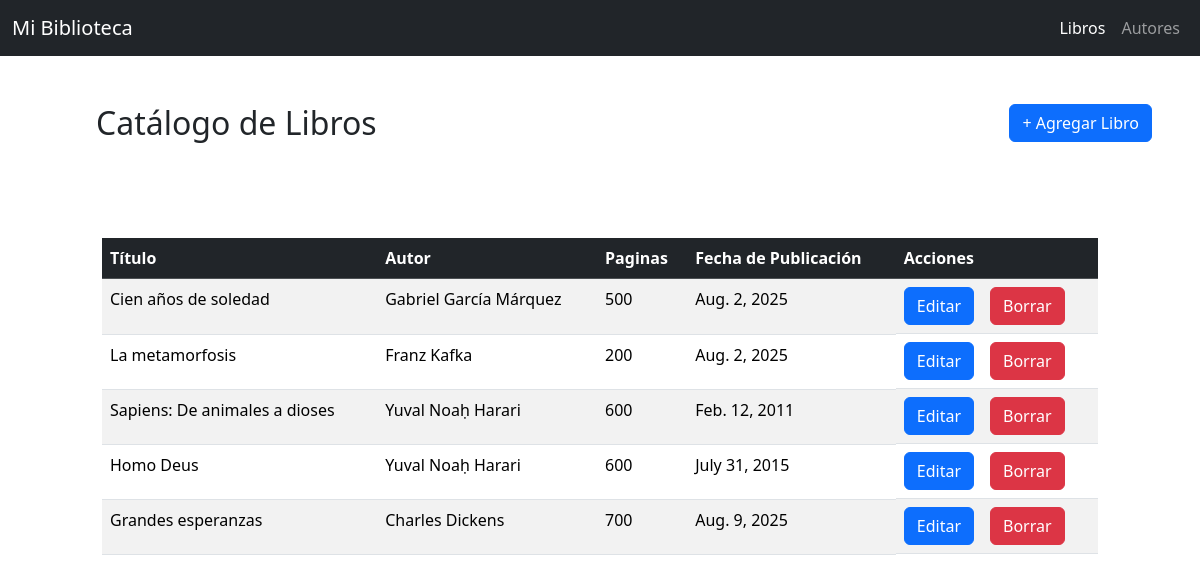
/books, run on the app's committed database.
### library/models.py (models this page shows, shortened)
class Book(models.Model):
    title = models.CharField(max_length=200)
    author = models.ForeignKey(Author, on_delete=models.CASCADE, related_name="books")
    published = models.DateField(null=True, blank=True)
    page_numbers = models.IntegerField(null=True ,blank=True)

class Author(models.Model):
    name = models.CharField(max_length=100)
    birthdate = models.DateField(null=True, blank=True)

### library/views.py (the view)
# urls.py: path('books',views.getBooks ,name='getBooks'),
def getBooks(request):
    books = Book.objects.all()
    authors = Author.objects.all()
    context = {
        'book_list': books,
        'authors_list': authors
    }
    return render(request, "book_list.html", context)

### library/templates/book_list.html (shortened to what this page needs)
{% extends 'base.html' %}
{% block content %}
<div class="d-flex mt-auto align-items-center justify-content-between m-5">
  <div>
    <h2 class="text-center m-5">Catálogo de Libros</h2>
  </div>
  <div>
    <button
      type="button"
      class="btn btn-primary"
      data-bs-toggle="modal"
      data-bs-target="#formularioModal"
    >
      + Agregar Libro
    </button>
  </div>
</div>
<div class="row justify-content-center">
  <div class="col-10">
    <table class="table table-striped table-hover">
      <thead>
        <tr class="table-dark">
          <th scope="col">Título</th>
          <th scope="col">Autor</th>
          <th scope="col">Paginas</th>
          <th scope="col">Fecha de Publicación</th>
          <th scope="col">Acciones</th>
        </tr>
      </thead>
      <tbody>
        {% for book in book_list %}
        <tr>
          <td>{{ book.title }}</td>
          <td>{{ book.author.name }}</td>
          <td>{{ book.page_numbers|default:"No disponible" }}</td>
          <td>{{ book.published|default:"No disponible" }}</td>
          <td class="text-center d-flex gap-3">
            <form method="post" action="{% url 'detailsBooks' book.id %}">
              <button type="submit" class="btn btn-primary btn-md">
                Editar
              </button>
            </form>
            <form method="post" action="{% url 'deleteBook' book.id %}">
              <button type="submit" class="btn btn-danger btn-md">
                Borrar
              </button>
            </form>
          </td>
        </tr>
        {% endfor %}
      </tbody>
    </table>
  </div>
</div>
{% endblock %}

### library/templates/base.html (shortened to what this page needs)
<!DOCTYPE html>
{% load static %}
<html lang="es">
<head>
  <link href="https://cdn.jsdelivr.net/npm/bootstrap@5.3.3/dist/css/bootstrap.min.css" rel="stylesheet">
</head>
<body>
  <nav class="navbar navbar-expand-lg navbar-dark bg-dark">
    <div class="container-fluid">
      <a class="navbar-brand" href="/">
        Mi Biblioteca
      </a>
      <div class="collapse navbar-collapse justify-content-end" id="navbarNav">
        <ul class="navbar-nav">
          <li class="nav-item">
            <a class="nav-link active" aria-current="page" href={% url 'getBooks' %}>Libros</a>
          </li>
          <li class="nav-item">
            <a class="nav-link" href={% url 'getAuthors' %}>Autores</a>
          </li>
        </ul>
      </div>
    </div>
  </nav>
  {% block content %}
    {% endblock %}
</body>
</html>

### data on the page
Book: title "Cien años de soledad", author.name "Gabriel García Márquez", page_numbers "500", published "Aug. 2, 2025"
Book: title "La metamorfosis", author.name "Franz Kafka", page_numbers "200", published "Aug. 2, 2025"
Book: title "Sapiens: De animales a dioses", author.name "Yuval Noaḥ Harari", page_numbers "600", published "Feb. 12, 2011"
Book: title "Homo Deus", author.name "Yuval Noaḥ Harari", page_numbers "600", published "July 31, 2015"
Book: title "Grandes esperanzas", author.name "Charles Dickens", page_numbers "700", published "Aug. 9, 2025"
